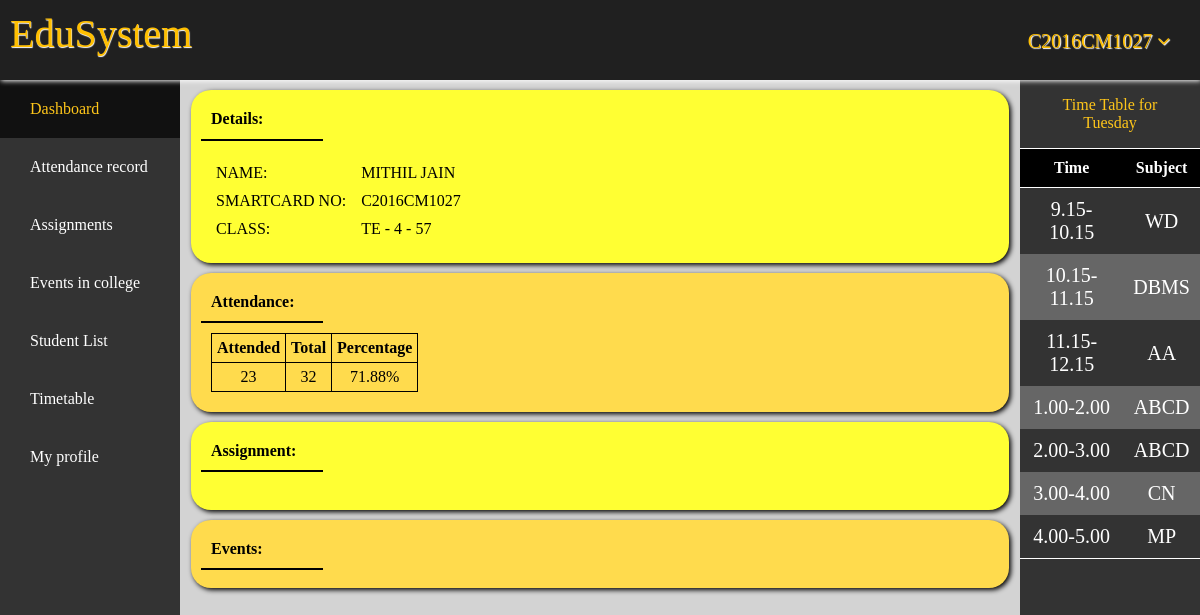
Page /home.php (signed in) on the earlier database version.
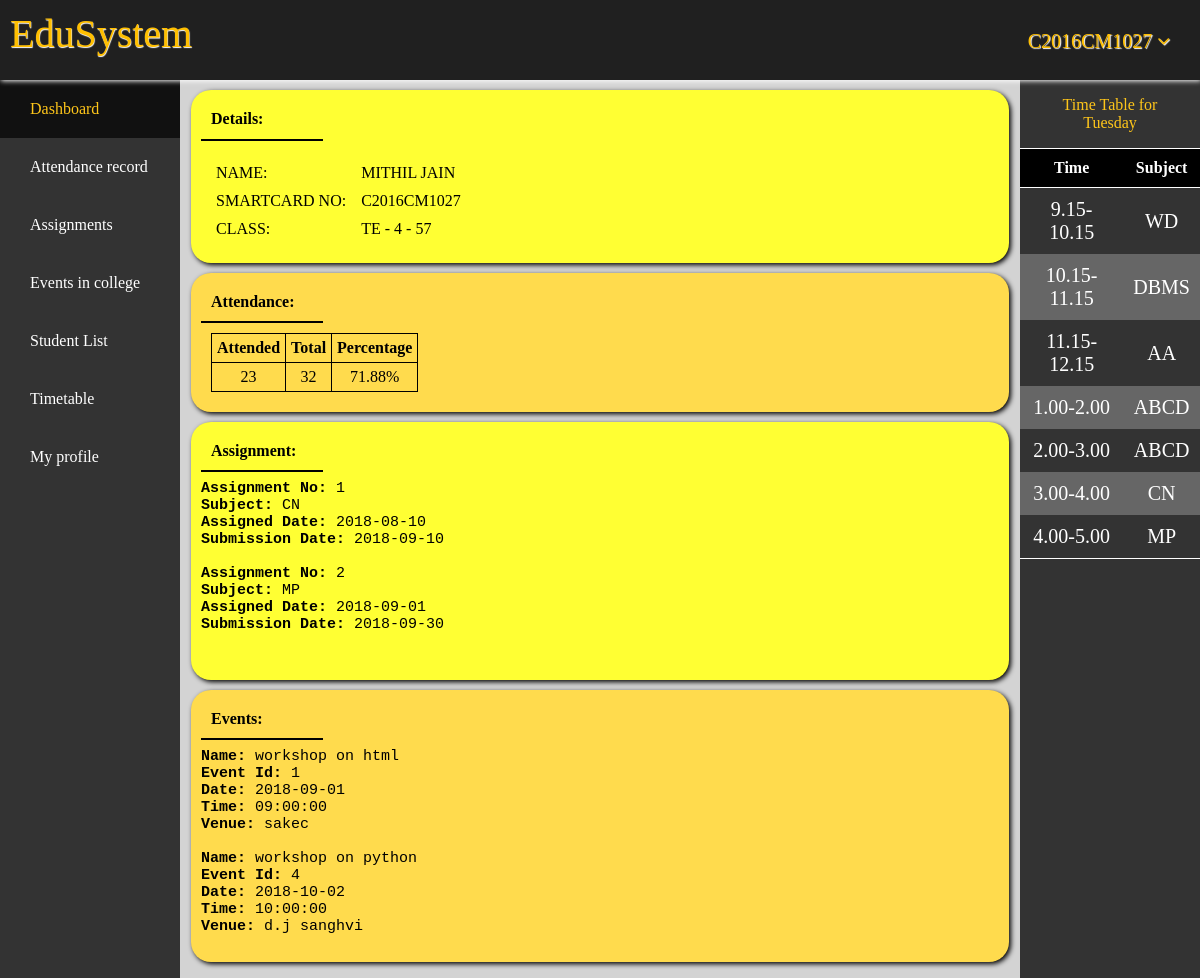
Same page on the later database version.
### tables this page shows
CREATE TABLE `assign` (
  `assigned` date NOT NULL,
  `submission` date NOT NULL,
  `subject` varchar(10) NOT NULL,
  `no.` int(10) NOT NULL
);

CREATE TABLE `events` (
  `id` int(5) NOT NULL,
  `date` date NOT NULL,
  `time` time NOT NULL,
  `venue` varchar(25) NOT NULL,
  `event_name` varchar(50) NOT NULL
);

### home.php (the view, shortened to what the changed rows need)
<html>
<head>
    <link rel="stylesheet" type="text/css" href="Addons/home.css">
    <link rel="stylesheet" href="https://cdnjs.cloudflare.com/ajax/libs/font-awesome/4.7.0/css/font-awesome.min.css">
</head>
<body>
    <div class="flex-container">
        <div class="maincontent">
            <?php
                if (isset($_GET['page'])&&$_GET['page']!=""){
                    include $_GET['page'];
                }
                else {
                    include 'dashboard.php';
                }
            ?>
        </div>
        <?php
            $user = 'student';
            $pass = 'sakec';
            $db = 'students';
            $conn = new mysqli('localhost', $user, $pass, $db) or die("Unable to connect to server".$db);
            $get_all = "select * from timetable";
            $data = mysqli_query($conn, $get_all) or die("No records found.");
            $day = date('l');
            echo '<div class="asideright">
                <div class="iasideright">
                        <p align="center">Time Table for <br>'.$day.' </p>';
                        if ($day=="Sunday" || $day=="Saturday") {
                            echo '<p class="tthead" align="center">Holiday<p>';
                        }
                        else {
                            echo'<table class="asiderighttable" >
                            <tr>
                                <th>Time</th>
                                <th>Subject</th>
                            </tr>';
                            $row = mysqli_fetch_assoc($data);
                            echo '
                            <tr>
                                <td>4.00-5.00</td>
                                <td>'.$row[$day].'</td>
                            </tr>
                    </table>';
                }
                    echo '</div></div>';
        ?>
    </div>
</body>
</html>

### dashboard.php (shortened to what the changed rows need)
<!DOCTYPE html>
<html lang="en">
<head>
	<link rel="stylesheet" href="Addons/dashboard.css">
	<link rel="stylesheet" href="">
</head>
<body>
	<?php
		$user = 'student';
		$pass = 'sakec';
		$db = 'students';
		$conn = new mysqli('localhost', $user, $pass, $db) or die("Unable to connect to server".$db);
		$get_all = "select * from profile where UserId=\"".$_SESSION['name']."\"";
		$data = mysqli_query($conn, $get_all) or die("No records found.");
		$row = mysqli_fetch_assoc($data);
		echo'<div class="container">
                <div class="details">
                    <p>Details:<p>
                    <hr>
                    <ul class="left">
                    <li>Name: </li>
                    <li>smartcard no:</li>
                    <li>class:</li>
                    </ul>
				    <ul class="right">
				    <li>'.$row["Fname"].' '.$row["Lname"].'</li>
				    <li>'.$row["UserId"].'</li>
				    <li>'.$row["Class"].' - '.$row["Division"].' - '.$row["RollNo"].'</li>
                    </ul>
                </div>
                <div class="attendance">
                    <p>Attendance:</p>
                    <hr>
                    <table class="tattendance">
                    <tr>
                    <th>Attended</th>
                    <th>Total</th>
                    <th>Percentage</th>
                    </tr>
                    <tr>
                    <td>'.$row["Attended"].'</td>
                    <td>'.$row["Total"].'</td>';
                    echo '
                    </tr>
                    </table>
                </div>
                <div class="notification">
                    <p>Assignment:</p>
                    <hr>';
            $user = 'student';
            $pass = 'sakec';
            $db = 'students';
            $i = 0;
            $conn = new mysqli('localhost', $user, $pass, $db) or die("Unable to connect to server".$db);
            $fetch = "select * from assign";
            $temp = mysqli_query($conn, $fetch) or die("Record not found.");
            while($row = mysqli_fetch_assoc($temp)) {
                if($i<2){
                echo "<span><b>Assignment No: </b>"   .$row["no."]."<br><b>Subject: </b>".$row["subject"]."<br><b>Assigned Date: </b> ".$row["assigned"]." <br><b>Submission Date: </b>".$row["submission"]."<br><br></span>";
                $i++;
                }
                else {
                    break;
                }
            }
                    echo '<p></p>
                </div>
                <div class="event">
                    <p>Events:</p>
                    <hr>';
            $user = 'student';
            $pass = 'sakec';
            $db = 'students';
            $i = 0;
            $conn = new mysqli('localhost', $user, $pass, $db) or die("Unable to connect to server".$db);
            $fetch = "select * from events";
            $temp = mysqli_query($conn, $fetch) or die("Record not found.");
            while($row = mysqli_fetch_assoc($temp)) {
                if($i<2){
                echo "<span><b>Name: </b>"   .$row["event_name"]."<br><b>Event Id: </b>".$row["id"]."<br><b>Date: </b> ".$row["date"]." <br><b>Time: </b>".$row["time"]."<br><b>Venue: </b>".$row["venue"]."<br><br></span>";
                $i++;
                }
                else {
                    break;
                }
            }
            echo "</table></div>";
            echo '</p></div>';
	?>
</body>
</html>

Differences in the rows shown:
added assign: value "1", subject "CN", assigned "2018-08-10", submission "2018-09-10"
added assign: value "2", subject "MP", assigned "2018-09-01", submission "2018-09-30"
added events: event_name "workshop on html", id "1", date "2018-09-01", time "09:00:00", venue "sakec"
added events: event_name "workshop on python", id "4", date "2018-10-02", time "10:00:00", venue "d.j sanghvi"
